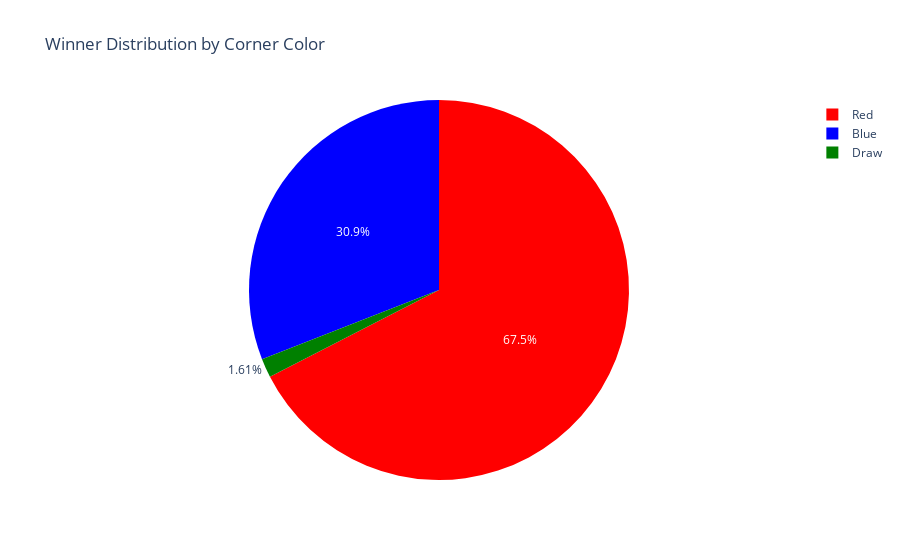

Here is the notebook cell this chart was saved with:
### Markdown cell above
To start the job, I will see the distribution of Winners by Corner Color, this the feature that define the winner. It's useful to check any class imbalance.

### Code cell
values = data.Winner.value_counts()
labels = data.Winner.unique()
colors = ['red', 'blue', 'green']
trace = go.Pie(labels=labels, 
               values=values,
                marker=dict(colors=colors) 
              )
layout = go.Layout(title='Winner Distribution by Corner Color')
fig = go.Figure(data=trace, layout=layout)
iplot(fig)

### Figure 1 — Plotly figure (JSON) as saved in the notebook; plotly's stock layout.template omitted (floating-point values rounded to 4 significant figures)
{"data": [{"labels": ["Red", "Blue", "Draw"], "marker": {"colors": ["red", "blue", "green"]}, "type": "pie", "values": [3470, 1591, 83]}], "layout": {"title": {"text": "Winner Distribution by Corner Color"}}}
